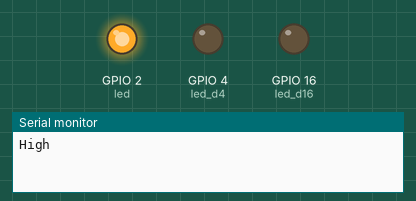
A sketch run on a simulated ESP32. Parts: output pins drawn as LEDs (lit = HIGH), the last lines printed to the serial monitor.

Above: at 0.05 s.
At 0.25 s:
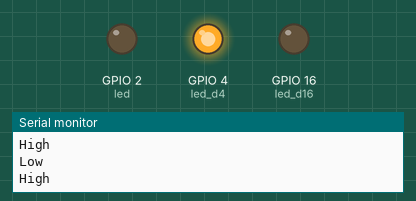
At 1.45 s:
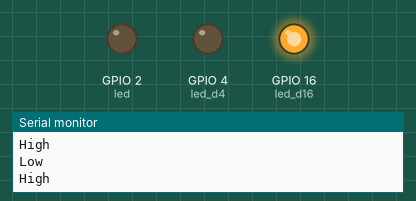
At 2.85 s:
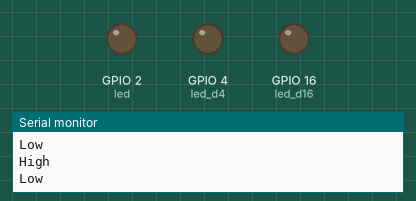
Timing chart, 0 to 3.1 s (numbered marks = the images above):
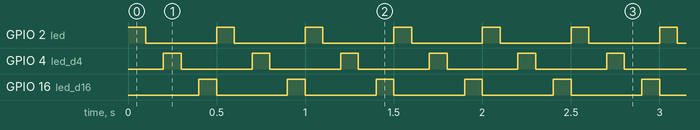

The sketch:

blinking_external_leds_by_pins.ino
```cpp
int led = 2;
int led_d4 = 4;
int led_d16 = 16;
int dt = 100;
void setup() {
  // put your setup code here, to run once:
  pinMode(led, OUTPUT);
  pinMode(led_d4, OUTPUT);
  pinMode(led_d16, OUTPUT);
  Serial.begin(115200);
}

void loop() {
  // put your main code here, to run repeatedly:
  digitalWrite(led, HIGH);
  Serial.println("High");
  delay(dt);
  digitalWrite(led, LOW);
  Serial.println("Low");
  delay(dt);
  digitalWrite(led_d4, HIGH);
  Serial.println("High");
  delay(dt);
  digitalWrite(led_d4, LOW);
  Serial.println("Low");
  delay(dt);
  digitalWrite(led_d16, HIGH);
  Serial.println("High");
  delay(dt);
  digitalWrite(led_d16, LOW);
  Serial.println("Low");
}
```

Measured:
- by itself, GPIO 2 (led), GPIO 4 (led_d4), GPIO 16 (led_d16): alternates HIGH for 0.10 s and LOW for 0.40 s
